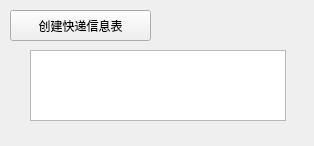
<?xml version="1.0" encoding="UTF-8"?>
<ui version="4.0">
 <class>PackageTable</class>
 <widget class="QWidget" name="PackageTable">
  <property name="geometry">
   <rect>
    <x>0</x>
    <y>0</y>
    <width>314</width>
    <height>146</height>
   </rect>
  </property>
  <property name="windowTitle">
   <string>Form</string>
  </property>
  <widget class="QPushButton" name="pushButton">
   <property name="geometry">
    <rect>
     <x>10</x>
     <y>10</y>
     <width>141</width>
     <height>31</height>
    </rect>
   </property>
   <property name="text">
    <string>创建快递信息表</string>
   </property>
  </widget>
  <widget class="QTextBrowser" name="textBrowser">
   <property name="geometry">
    <rect>
     <x>30</x>
     <y>50</y>
     <width>256</width>
     <height>71</height>
    </rect>
   </property>
  </widget>
 </widget>
 <resources/>
 <connections/>
</ui>
